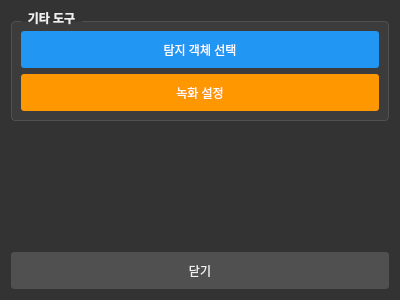
<?xml version="1.0" encoding="UTF-8"?>
<ui version="4.0">
 <class>ToolsDialog</class>
 <widget class="QDialog" name="ToolsDialog">
  <property name="geometry">
   <rect>
    <x>0</x>
    <y>0</y>
    <width>400</width>
    <height>300</height>
   </rect>
  </property>
  <property name="minimumSize">
   <size>
    <width>350</width>
    <height>0</height>
   </size>
  </property>
  <property name="windowTitle">
   <string>도구</string>
  </property>
  <property name="modal">
   <bool>true</bool>
  </property>
  <property name="styleSheet">
   <string notr="true">QDialog {
    background-color: #333333;
    color: #f0f0f0;
}
QLabel {
    color: #f0f0f0;
}
QGroupBox {
    background-color: #3c3c3c;
    border-radius: 4px;
    border: 1px solid #505050;
    margin-top: 10px;
    color: #f0f0f0;
    font-weight: bold;
}
QGroupBox::title {
    subcontrol-origin: margin;
    left: 10px;
    padding: 0 5px;
}
QPushButton {
    background-color: #505050;
    color: #f0f0f0;
    border: none;
    border-radius: 3px;
    padding: 6px;
    min-height: 25px;
}
QPushButton:hover {
    background-color: #606060;
}
QPushButton#objectSelectionButton {
    background-color: #2196f3;
    color: white;
}
QPushButton#recordingButton {
    background-color: #ff9800;
    color: white;
}</string>
  </property>
  <layout class="QVBoxLayout" name="verticalLayout">
   <item>
    <widget class="QGroupBox" name="toolsGroup">
     <property name="title">
      <string>기타 도구</string>
     </property>
     <layout class="QVBoxLayout" name="verticalLayout_2">
      <item>
       <widget class="QPushButton" name="objectSelectionButton">
        <property name="minimumSize">
         <size>
          <width>0</width>
          <height>35</height>
         </size>
        </property>
        <property name="text">
         <string>탐지 객체 선택</string>
        </property>
       </widget>
      </item>
      <item>
       <widget class="QPushButton" name="recordingButton">
        <property name="minimumSize">
         <size>
          <width>0</width>
          <height>35</height>
         </size>
        </property>
        <property name="text">
         <string>녹화 설정</string>
        </property>
       </widget>
      </item>
     </layout>
    </widget>
   </item>
   <item>
    <spacer name="verticalSpacer">
     <property name="orientation">
      <enum>Qt::Vertical</enum>
     </property>
     <property name="sizeHint" stdset="0">
      <size>
       <width>20</width>
       <height>40</height>
      </size>
     </property>
    </spacer>
   </item>
   <item>
    <widget class="QPushButton" name="closeButton">
     <property name="minimumSize">
      <size>
       <width>0</width>
       <height>30</height>
      </size>
     </property>
     <property name="text">
      <string>닫기</string>
     </property>
    </widget>
   </item>
  </layout>
 </widget>
 <resources/>
 <connections/>
</ui>
